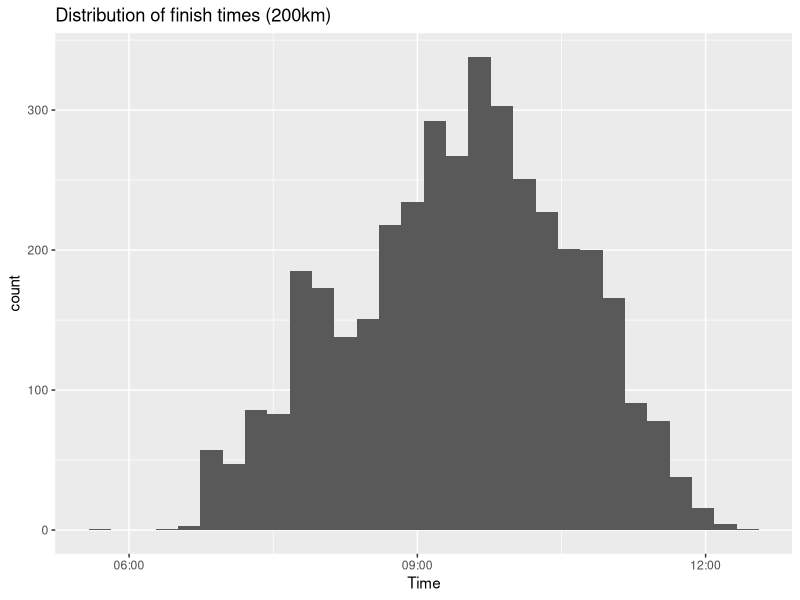

Recreate this plot in R. (Note: this script raises an error after producing the figure.)
## ---- chunk 1
# Load all of the packages that I need.

# Notice that the parameter "echo" was set to FALSE for this code chunk.
# This prevents the code from displaying in the knitted HTML output.

library(ggplot2)
library(dplyr)
library(gridExtra)
library(GGally)
## ---- chunk 2
# Load the Data, combine the two datasets and print some basics
weissensee <-read.csv("data/weissensee_results.csv", header=TRUE, sep = ";") 
str(weissensee)
## ---- chunk 3
#plot histograms of interesting features
#finish time
weissensee$Time <- as.POSIXct(strptime(weissensee$Time, format="%H:%M:%S"))
ggplot(data = weissensee[weissensee$Laps==16,], aes(x=Time)) + geom_histogram() + 
  ggtitle("Distribution of finish times (200km)")
#summary(weissensee$Time)

#country
ggplot(data = weissensee, aes(x=Country)) + geom_histogram() + 
  scale_y_log10() + ggtitle("Country of residence of participants")
summary(weissensee$Country) 

#Laps
ggplot(data = weissensee, aes(x=Distance)) + geom_histogram() +
  scale_y_sqrt() + ggtitle("Distribution of covered distance")
summary(weissensee$Distance)
